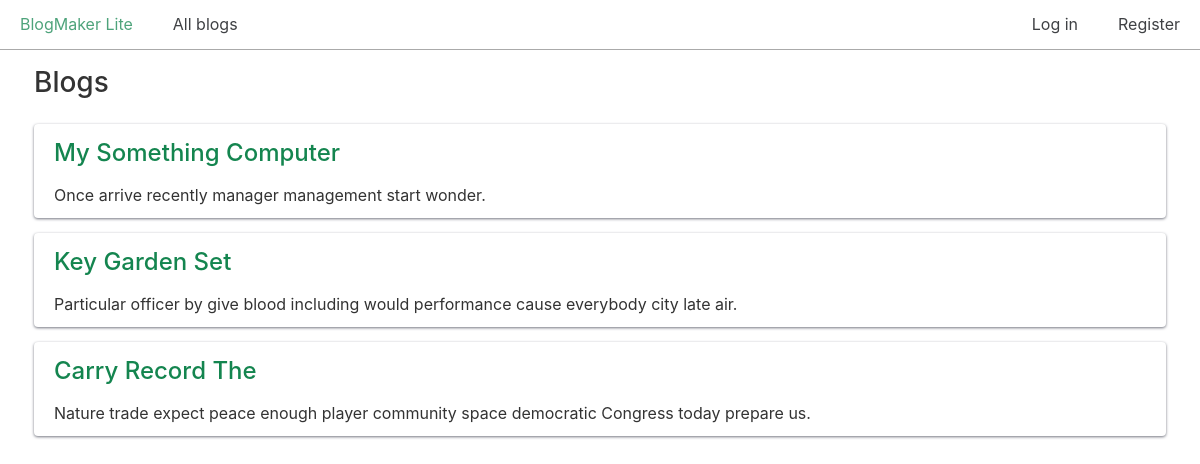
The app's page /blogs/ with its own data.
### blogs/models.py (models this page shows, shortened)
class Blog(models.Model):
    title = models.CharField(max_length=200)
    description = models.TextField()
    date_added = models.DateTimeField(auto_now_add=True)

### blogs/views.py (the view)
# urls.py: path("blogs/", views.blogs, name="blogs"),
def blogs(request):
    all_blogs = Blog.objects.all()
    context = {"blogs": all_blogs}
    return render(request, "blogs/blogs.html", context)

### blogs/templates/blogs/blogs.html
{% extends "blogs/base.html" %}
{% block content %}
  <h2>Blogs</h2>
  {% for blog in blogs %}
    <div class="card">
      <header>
        <h3>
          <a href="{% url 'blogs:blog' blog.id %}">{{ blog.title }}</a>
        </h3>
      </header>
      <p>{{ blog.description }}</p>
    </div>
  {% empty %}
    <h3>No blogs have been added yet.</h3>
  {% endfor %}
{% endblock content %}

### css/chota.css (style rules this page uses)
:root { --bg-color: #fff; --bg-secondary-color: #f3f3f6; --color-primary: #14854f; --color-lightGrey: #d2d6dd; --color-grey: #747681; --color-darkGrey: #3f4144; --color-error: #d43939; --color-success: #28bd14; --grid-maxWidth: 120rem; --grid-gutter: 2rem; --font-size: 1.6rem; --font-color: #333; --font-family-sans: -apple-system, "BlinkMacSystemFont", "Avenir", "Avenir Next", "Segoe UI", "Roboto", "Oxygen", "Ubuntu", "Cantarell", "Fira Sans", "Droid Sans", "Helvetica Neue", sans-serif; --font-family-mono: monaco, "Consolas", "Lucida Console", monospace; }
html { -webkit-box-sizing: border-box; box-sizing: border-box; font-size: 62.5%; line-height: 1.15; -webkit-text-size-adjust: 100%; -moz-text-size-adjust: 100%; -ms-text-size-adjust: 100%; text-size-adjust: 100%; }
*, *::before, *::after { -webkit-box-sizing: inherit; box-sizing: inherit; }
body { background-color: var(--bg-color); line-height: 1.6; font-size: var(--font-size); color: var(--font-color); font-family: "Segoe UI", "Helvetica Neue", sans-serif; font-family: var(--font-family-sans); margin: 0; padding: 0; }
h1, h2, h3, h4, h5, h6 { font-weight: 500; margin: 0.35em 0 0.7em; }
h2 { font-size: 1.75em; }
h3 { font-size: 1.5em; }
a { color: var(--color-primary); text-decoration: none; }
p { margin-top: 0; }
::placeholder { color: #bdbfc4; }
.card { padding: 1rem 2rem; border-radius: 4px; background: var(--bg-color); -webkit-box-shadow: 0 1px 3px var(--color-grey); box-shadow: 0 1px 3px var(--color-grey); }
.card p:last-child { margin: 0; }
.card header > * { margin-top: 0; margin-bottom: 1rem; }

### css/custom.css (style rules this page uses)
.card { margin-bottom: 15px; }

### records on screen
Blog: title "My Something Computer", description "Once arrive recently manager management start wonder."
Blog: title "Key Garden Set", description "Particular officer by give blood including would performance cause everybody city late air."
Blog: title "Carry Record The", description "Nature trade expect peace enough player community space democratic Congress today prepare us."
